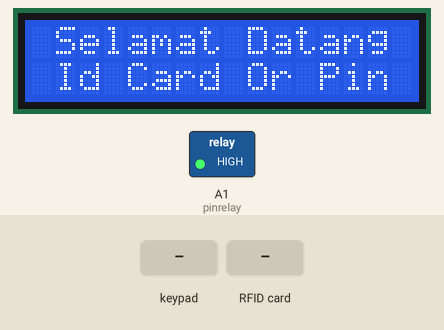
Recording of a sketch running on a simulated Arduino Uno, built with avr-gcc and run on an emulated ATmega328P. On the bench: 16×2 character LCD, switched loads named in the sketch (green lamp = pin HIGH). Inputs (shaded band) come from the test bench. Pins used as bus, display or sensor lines are not drawn; what the sketch prints to the serial monitor is not drawn.

Above: at 1.3 s.
1.4 s: keypad keys 8 7 6 5 # pressed 0.4 s apart
At 3.9 s:
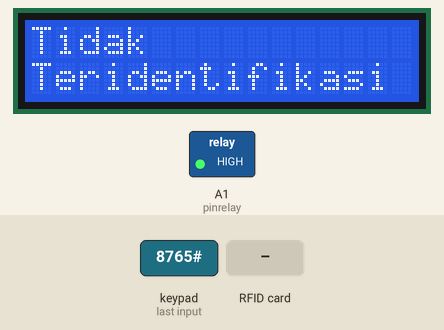
4.9 s: RFID card 04 58 55 4A 1F 6A 80 held to the reader
At 9.0 s:
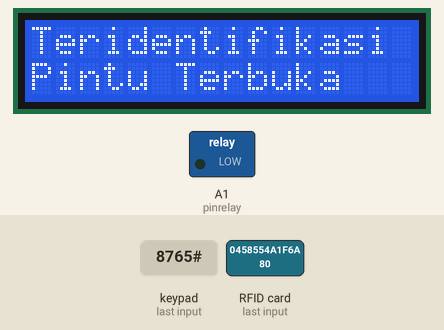
9.6 s: key '1' pressed
12.6 s: keypad keys 8 7 6 5 * pressed 0.4 s apart
At 14.9 s:
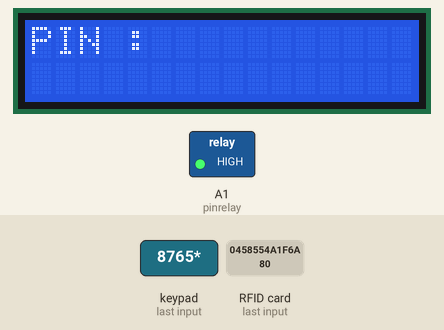
16.1 s: RFID card 04 4F 14 CA 9C 5C 80 held to the reader
At 16.4 s:
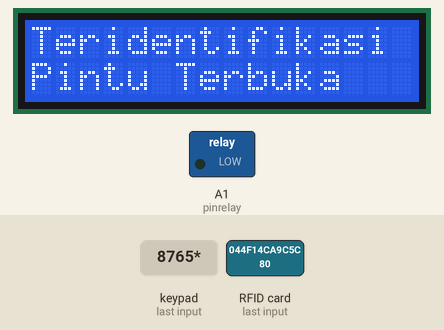
17.6 s: key '2' pressed
At 21.39 s:
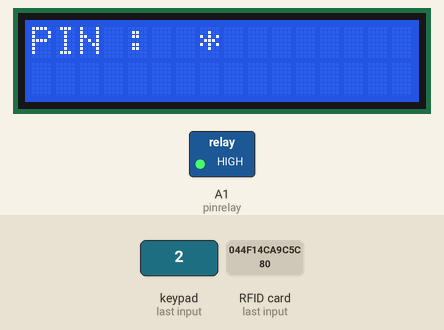
Timing chart, 0 to 21.6 s (numbered marks = the images above; inputs shaded):
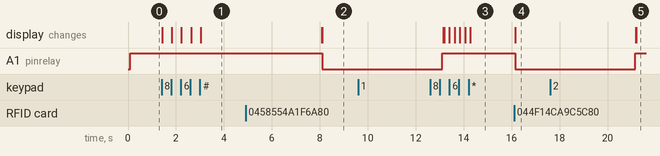

Measured:
- after the input at 1.4 s, the display: first changes at once (image 1 shows a later state)
- after the input at 4.9 s, A1 (pinrelay): HIGH → LOW after 3.2 s; the display: first differs from a run without the input after 3.2 s (image 2)
- after the input at 9.6 s, every drawn part: stays the same
- after the input at 12.6 s, the display: first differs from a run without the input after 0.80 s (image 3 shows a later state)
- after the input at 16.1 s, A1 (pinrelay): HIGH → LOW after 0.05 s; the display: changes after 0.05 s (image 4)
- after the input at 17.6 s, the display: first differs from a run without the input after 3.6 s (image 5)

The sketch:

rfid.ino
```cpp
#include <SPI.h>
#include <MFRC522.h>

#include <LiquidCrystal_I2C.h>
LiquidCrystal_I2C lcd(0x27, 16, 2);

#define SS_PIN 10
#define RST_PIN 9
MFRC522 mfrc522(SS_PIN, RST_PIN);   // Create MFRC522 instance.
#include <Keypad.h>

const byte ROWS = 4; //four rows
const byte COLS = 3; //four columns

int pinrelay = A1;

char hexaKeys[ROWS][COLS] = {
  {'1', '2', '3'},
  {'4', '5', '6'},
  {'7', '8', '9'},
  {'*', '0', '#'}
};
byte rowPins[ROWS] = {8, 7, 6, 5}; //connect to the row pinouts of the keypad
byte colPins[COLS] = {4, 3, 2};  //connect to the column pinouts of the keypad

Keypad customKeypad = Keypad( makeKeymap(hexaKeys), rowPins, colPins, ROWS, COLS);
String StringVal;
String Pin;
int val, pinkey = 9989;

void setup() {
  Serial.begin(9600);
  lcd.begin();
  lcd.clear();
  lcd.setCursor(1,0);
  lcd.print("Selamat Datang");
  lcd.setCursor(1,1);
  lcd.print("Id Card Or Pin");

  pinMode (pinrelay, OUTPUT);
  digitalWrite(pinrelay, HIGH);
  SPI.begin();      // Initiate  SPI bus
  mfrc522.PCD_Init();   // Initiate MFRC522
  Serial.println("Selamat Datang");
  Serial.println();
}

void loop() {

  //====================================================
  char Key = customKeypad.getKey();

  if (Key) {
    if (Key >= '0' && Key <= '9') {
      StringVal += Key;
      Pin +="*";
      Serial.println(StringVal);
      lcd.clear();
      lcd.setCursor(0, 0);
      lcd.print("PIN : ");
      lcd.setCursor(7, 0);
      lcd.print(Pin);
    }
    else if (Key == '#') {
      if (StringVal.length() > 0) {
        val = StringVal.toInt();
        Serial.println(val);
        if (val == pinkey){
          lcd.clear();
          lcd.setCursor(0,0);
          lcd.print("Teridentifikasi");
          lcd.setCursor(0,1);
          lcd.print("Pintu Terbuka");
          Serial.println("Pintu Terbuka");
          digitalWrite(pinrelay, LOW);
          delay(5000);
          digitalWrite (pinrelay, HIGH);
          Pin = "";
          lcd.clear();
          lcd.setCursor(1,0);
          lcd.print("Selamat Datang");
          lcd.setCursor(1,1);
          lcd.print("Id Card Or Pin");
        } else {
          lcd.clear();
          lcd.setCursor(0,0);
          lcd.print("Tidak");
          lcd.setCursor(0,1);
          lcd.print("Teridentifikasi");
          digitalWrite(pinrelay, HIGH);
          Serial.println("Pin Salah");
          delay(5000);
          lcd.clear();
          lcd.setCursor(1,0);
          lcd.print("Selamat Datang");
          lcd.setCursor(1,1);
          lcd.print("Id Card Or Pin");
        }
        StringVal = "";
      }
    }
    else if (Key == '*') {
      StringVal = "";
      Pin = "";
      lcd.clear();
      lcd.setCursor(0, 0);
      lcd.print("PIN : ");
      lcd.setCursor(7, 0);
      lcd.print(StringVal);
    }
  }else{
  // Look for new cards
    if ( ! mfrc522.PICC_IsNewCardPresent())
    {
      return;
    }
    // Select one of the cards
    if ( ! mfrc522.PICC_ReadCardSerial())
    {
      return;
    }
    //Show UID on serial monitor
    Serial.print("UID tag :");
    String content= "";
    byte letter;
    for (byte i = 0; i < mfrc522.uid.size; i++)
    {
       Serial.print(mfrc522.uid.uidByte[i] < 0x10 ? " 0" : " ");
       Serial.print(mfrc522.uid.uidByte[i], HEX);
       content.concat(String(mfrc522.uid.uidByte[i] < 0x10 ? " 0" : " "));
       content.concat(String(mfrc522.uid.uidByte[i], HEX));
    }
    Serial.println();
    Serial.print("Message : ");
    content.toUpperCase();
    if (content.substring(1) == "04 58 55 4A 1F 6A 80" or content.substring(1) == "04 4F 14 CA 9C 5C 80" or content.substring(1) == "04 3F 12 52 0D 66 80" or content.substring(1) == "04 84 75 82 7D 65 80" or content.substring(1) == "04 4E 34 DA 48 63 80") //change here the UID of the card/cards that you want to give access
    {
      lcd.clear();
      lcd.setCursor(0,0);
      lcd.print("Teridentifikasi");
      lcd.setCursor(0,1);
      lcd.print("Pintu Terbuka");
      Serial.println("Pintu Terbuka");
      digitalWrite (pinrelay, LOW);
      delay(5000);
      digitalWrite (pinrelay, HIGH);
      lcd.clear();
      lcd.setCursor(1,0);
      lcd.print("Selamat Datang");
      lcd.setCursor(1,1);
      lcd.print("Id Card Or Pin");

    }

   else   {
      lcd.clear();
      lcd.setCursor(0,0);
      lcd.print("Tidak");
      lcd.setCursor(0,1);
      lcd.print("Teridentifikasi");
      Serial.println("Pintu Tertutup");
      digitalWrite (pinrelay, HIGH);
      delay(3000);
      lcd.clear();
      lcd.setCursor(1,0);
      lcd.print("Selamat Datang");
      lcd.setCursor(1,1);
      lcd.print("Id Card Or Pin");
    }
  }
 //=======================================================

}
```
